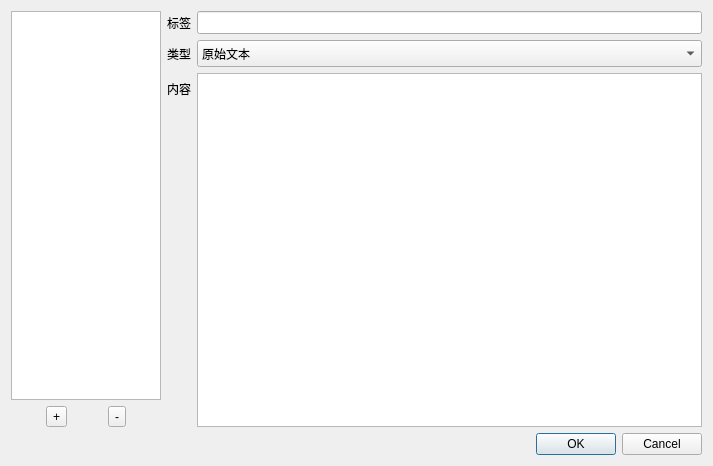
<?xml version="1.0" encoding="UTF-8"?>
<ui version="4.0">
 <class>Dialog</class>
 <widget class="QDialog" name="Dialog">
  <property name="geometry">
   <rect>
    <x>0</x>
    <y>0</y>
    <width>713</width>
    <height>466</height>
   </rect>
  </property>
  <property name="windowTitle">
   <string>Dialog</string>
  </property>
  <layout class="QVBoxLayout" name="verticalLayout">
   <item>
    <layout class="QHBoxLayout" name="horizontalLayout">
     <item>
      <layout class="QVBoxLayout" name="verticalLayout_2">
       <item>
        <widget class="QListWidget" name="listWidget">
         <property name="sizePolicy">
          <sizepolicy hsizetype="Fixed" vsizetype="Expanding">
           <horstretch>0</horstretch>
           <verstretch>0</verstretch>
          </sizepolicy>
         </property>
         <property name="maximumSize">
          <size>
           <width>150</width>
           <height>16777215</height>
          </size>
         </property>
        </widget>
       </item>
       <item>
        <layout class="QHBoxLayout" name="horizontalLayout_2">
         <item>
          <widget class="QToolButton" name="addButton">
           <property name="text">
            <string>+</string>
           </property>
          </widget>
         </item>
         <item>
          <widget class="QToolButton" name="delButton">
           <property name="text">
            <string>-</string>
           </property>
          </widget>
         </item>
        </layout>
       </item>
      </layout>
     </item>
     <item>
      <layout class="QFormLayout" name="formLayout">
       <item row="0" column="0">
        <widget class="QLabel" name="label_2">
         <property name="text">
          <string>标签</string>
         </property>
        </widget>
       </item>
       <item row="1" column="0">
        <widget class="QLabel" name="label">
         <property name="text">
          <string>类型</string>
         </property>
        </widget>
       </item>
       <item row="0" column="1">
        <widget class="QLineEdit" name="lineEdit">
         <property name="minimumSize">
          <size>
           <width>0</width>
           <height>23</height>
          </size>
         </property>
        </widget>
       </item>
       <item row="1" column="1">
        <widget class="QComboBox" name="comboBox">
         <property name="sizePolicy">
          <sizepolicy hsizetype="Preferred" vsizetype="Fixed">
           <horstretch>0</horstretch>
           <verstretch>0</verstretch>
          </sizepolicy>
         </property>
         <property name="minimumSize">
          <size>
           <width>0</width>
           <height>27</height>
          </size>
         </property>
         <property name="maximumSize">
          <size>
           <width>16777215</width>
           <height>30</height>
          </size>
         </property>
         <item>
          <property name="text">
           <string>原始文本</string>
          </property>
         </item>
         <item>
          <property name="text">
           <string>Python脚本</string>
          </property>
         </item>
        </widget>
       </item>
       <item row="2" column="0">
        <widget class="QLabel" name="label_3">
         <property name="text">
          <string>内容</string>
         </property>
        </widget>
       </item>
       <item row="2" column="1">
        <widget class="QTextEdit" name="textEdit">
         <property name="font">
          <font>
           <family>Consolas</family>
           <pointsize>11</pointsize>
          </font>
         </property>
        </widget>
       </item>
      </layout>
     </item>
    </layout>
   </item>
   <item>
    <widget class="QDialogButtonBox" name="buttonBox">
     <property name="orientation">
      <enum>Qt::Orientation::Horizontal</enum>
     </property>
     <property name="standardButtons">
      <set>QDialogButtonBox::StandardButton::Cancel|QDialogButtonBox::StandardButton::Ok</set>
     </property>
    </widget>
   </item>
  </layout>
 </widget>
 <resources/>
 <connections>
  <connection>
   <sender>buttonBox</sender>
   <signal>accepted()</signal>
   <receiver>Dialog</receiver>
   <slot>accept()</slot>
   <hints>
    <hint type="sourcelabel">
     <x>248</x>
     <y>254</y>
    </hint>
    <hint type="destinationlabel">
     <x>157</x>
     <y>274</y>
    </hint>
   </hints>
  </connection>
  <connection>
   <sender>buttonBox</sender>
   <signal>rejected()</signal>
   <receiver>Dialog</receiver>
   <slot>reject()</slot>
   <hints>
    <hint type="sourcelabel">
     <x>316</x>
     <y>260</y>
    </hint>
    <hint type="destinationlabel">
     <x>286</x>
     <y>274</y>
    </hint>
   </hints>
  </connection>
 </connections>
</ui>
